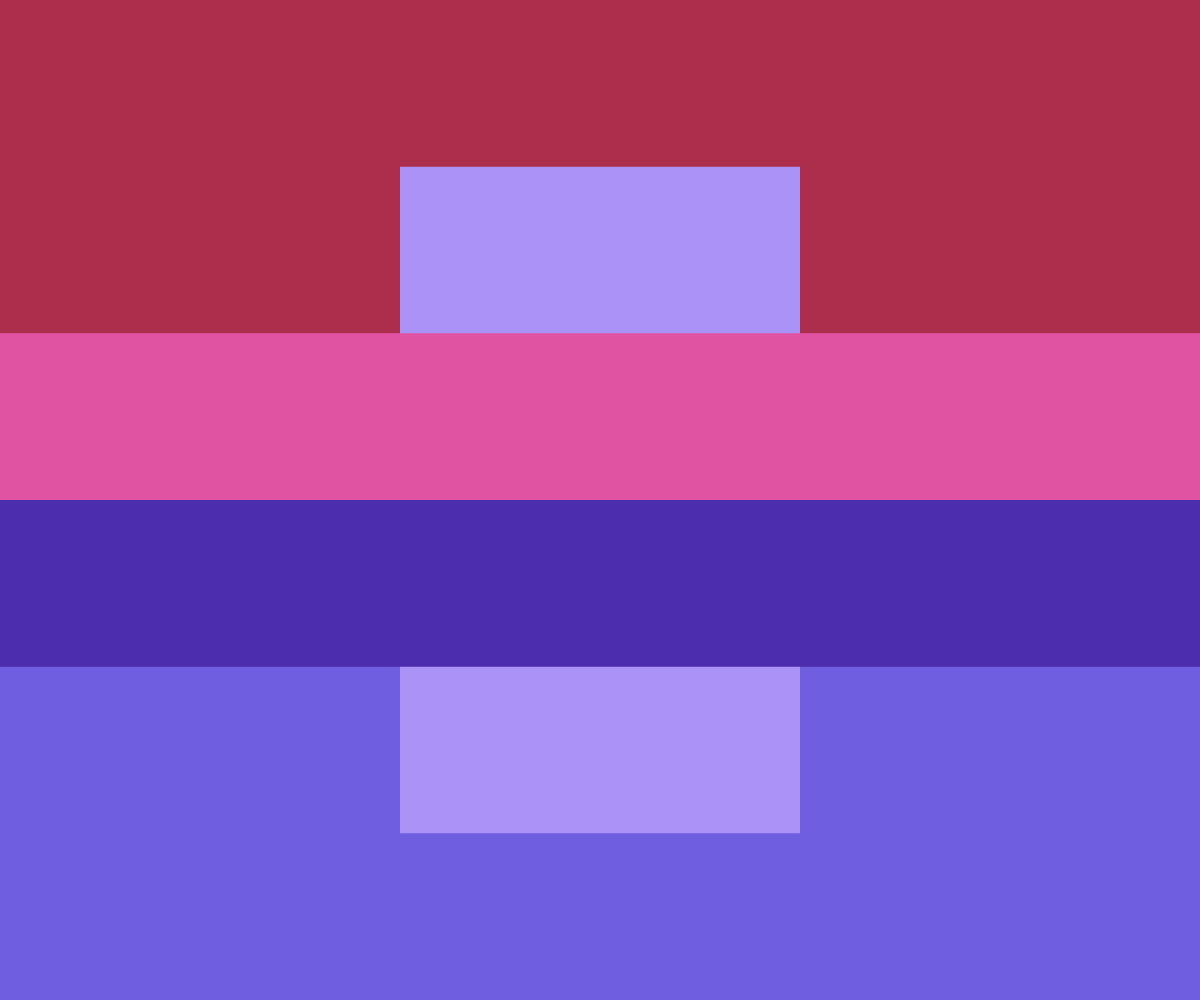
Frame 1 (no input)
Frame 60 (no input): identical to frame 1, image omitted
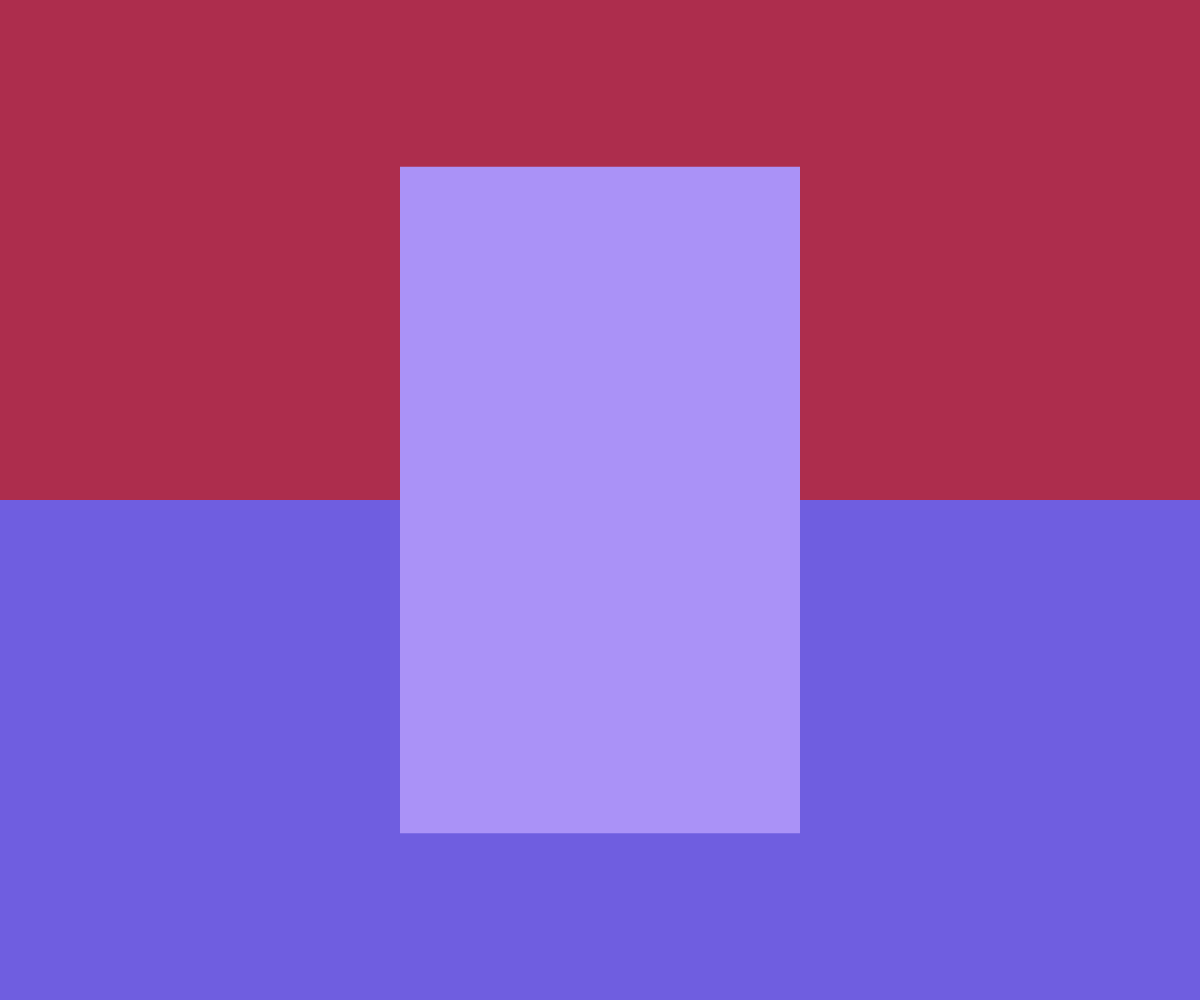
Frame 120 (the mouse pressed at the canvas centre since frame 60)

The p5.js sketch that drew these frames (run headless with seeded random() and noise() and a simulated clock; from frame 60 on, the mouse is pressed at the canvas centre):

// p5.js sketch
// ── sketch.js

let clrs = [
'#ad2d4d', //top 0
'#e053a3', //middle top 1
'#aa92f7', //middle strip 2
'#4b2dad', //middle bottom 3
'#6f5ee0' //bottom 4
]
//attempting to make the lilac inside look darker on the bottom and lighter at the top

function setup() {
  createCanvas(windowWidth, windowHeight);
  noStroke();
}

function draw() {
 background(220);
 canvasRect(clrs[4], height/2, height/2, false);
 canvasRect(clrs[0], height/2, 0, false);
 fill(clrs[2]); 
 rect(width * 1/3, height * 1/6, width * 1/3, height * 2/3); 
 canvasRect(clrs[1], height/6, height/3, true);
 canvasRect(clrs[3], height/6, height/2, true);


}

function canvasRect(clr, hgt, y_offset, clickable) {
	fill(clr);
	if((clickable == true) && (mouseIsPressed == false)){
		rect(0, y_offset, width, hgt);
	} 
	if(clickable == false){
		rect(0, y_offset, width, hgt);
	}
}
